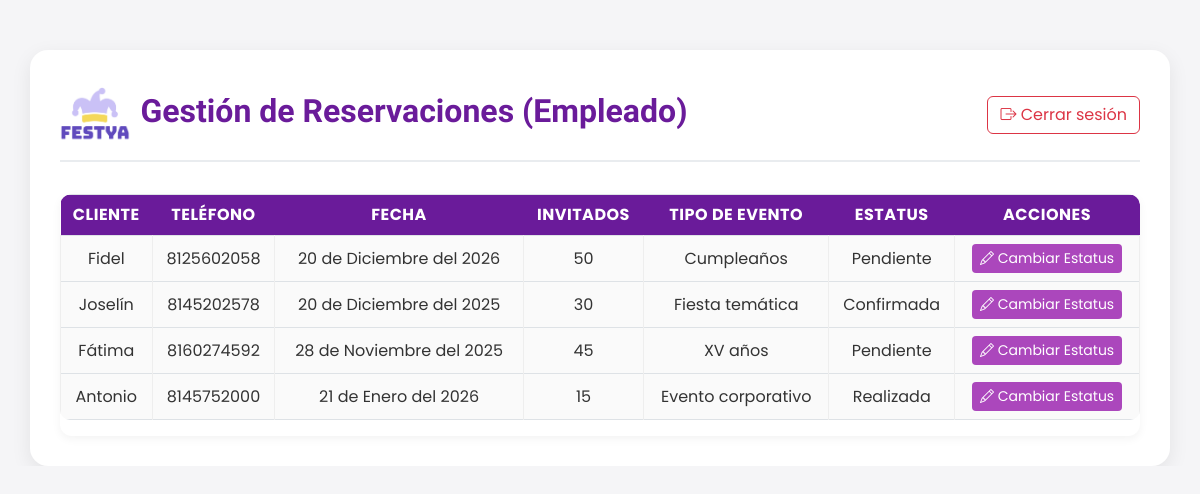
/reservaciones/empleado/gestion/ (signed in), run on an earlier commit of the app's database.
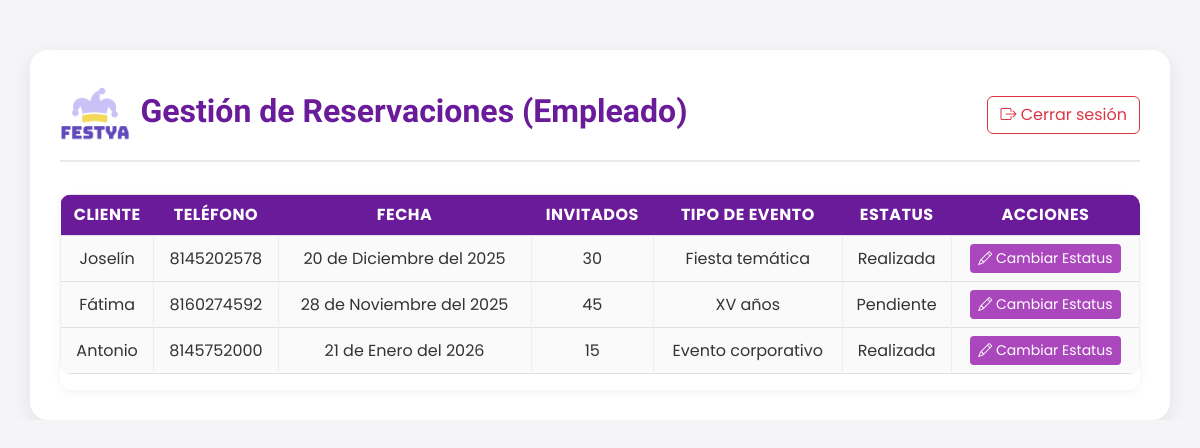
And on a later commit of the database.
### reservaciones/models.py (models this page shows, shortened)
class Reservacion(models.Model):
    ESTATUS = [
        ("pendiente", "Pendiente"),
        ("confirmada", "Confirmada"),
        ("realizada", "Realizada"),
    ]
    nombreCliente = models.CharField(max_length=100)
    telefono = models.CharField(max_length=10, validators=[MinLengthValidator(10)])
    fechaEvento = models.DateField()
    numInvitados = models.PositiveSmallIntegerField(
        validators=[MinValueValidator(1), MaxValueValidator(50)],
        help_text="1 a 50 invitados permitidos"
    )
    estatus = models.CharField(max_length=10, choices=ESTATUS, default="pendiente")
    tipoEvento = models.ForeignKey(TipoEvento, on_delete=models.PROTECT)

class TipoEvento(models.Model):
    nombre = models.CharField(max_length=50, unique=True)

### reservaciones/views.py (the view)
# urls.py: path('empleado/gestion/', views.gestion_empleado, name='gestion_empleado'),
@login_required
def gestion_empleado(request):
    reservaciones = Reservacion.objects.all()
    return render(request, 'reservaciones/gestion_empleado.html', {'reservaciones': reservaciones})

### reservaciones/templates/reservaciones/gestion_empleado.html (shortened to what this page needs)
{% extends 'base.html' %}
{% load static %}
{% block content %}
<link href="https://cdn.jsdelivr.net/npm/bootstrap@5.3.0/dist/css/bootstrap.min.css" rel="stylesheet">
<link rel="stylesheet" href="{% static 'reservaciones/css/gestion_admin.css' %}">
<div class="container">
    <div class="header-admin">
        <div class="d-flex align-items-center">
            <img src="{% static 'reservaciones/img/LOGO.png' %}" alt="Logo">
            <h2>Gestión de Reservaciones (Empleado)</h2>
        </div>
        <div>
            <form action="{% url 'logout' %}" method="post" style="display: inline;">
                <button type="submit" class="btn btn-outline-danger ms-2" style="border: 1px solid #dc3545;">
                    <i class="bi bi-box-arrow-right"></i> Cerrar sesión
                </button>
            </form>
        </div>
    </div>
    <div class="table-responsive mt-4">
        <table class="table table-bordered text-center align-middle">
            <thead>
                <tr>
                    <th>Cliente</th>
                    <th>Teléfono</th>
                    <th>Fecha</th>
                    <th>Invitados</th>
                    <th>Tipo de Evento</th>
                    <th>Estatus</th>
                    <th>Acciones</th>
                </tr>
            </thead>
            <tbody>
                {% for r in reservaciones %}
                <tr>
                    <td>{{ r.nombreCliente }}</td>
                    <td>{{ r.telefono }}</td>
                    <td>{{ r.fechaEvento|date:"j \\d\\e F \\d\\e\\l Y" }}</td>
                    <td>{{ r.numInvitados }}</td>
                    <td>{{ r.tipoEvento.nombre }}</td>
                    <td>{{ r.get_estatus_display }}</td>
                    <td>
                        <a href="{% url 'actualizar_estatus_empleado' r.id %}" class="btn btn-editar btn-sm">
                            <i class="bi bi-pencil"></i> Cambiar Estatus
                        </a>
                    </td>
                </tr>
                {% empty %}
                <tr>
                    <td colspan="7" class="text-center">No hay reservaciones registradas.</td>
                </tr>
                {% endfor %}
            </tbody>
        </table>
    </div>
</div>
{% endblock %}

What changed in the data, as far as the page shows it:
removed Reservacion: nombreCliente "Fidel", telefono "8125602058", fechaEvento "20 de Diciembre del 2026", numInvitados "50", tipoEvento.nombre "Cumpleaños", estatus "Pendiente"
changed Reservacion "Joselín": estatus "Confirmada" → "Realizada"
